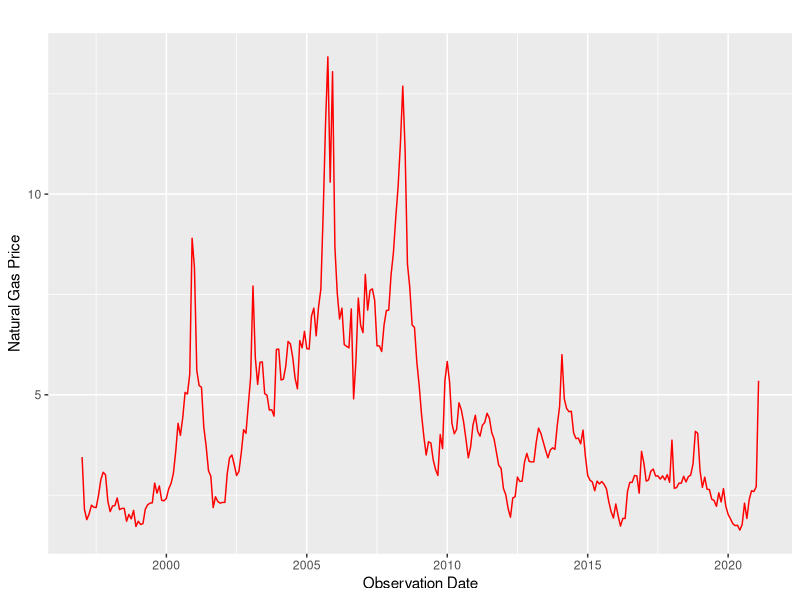
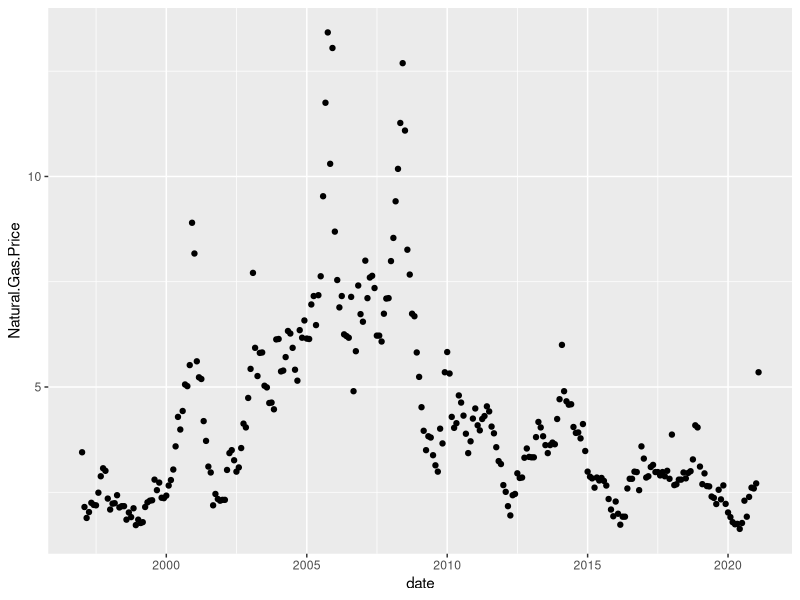
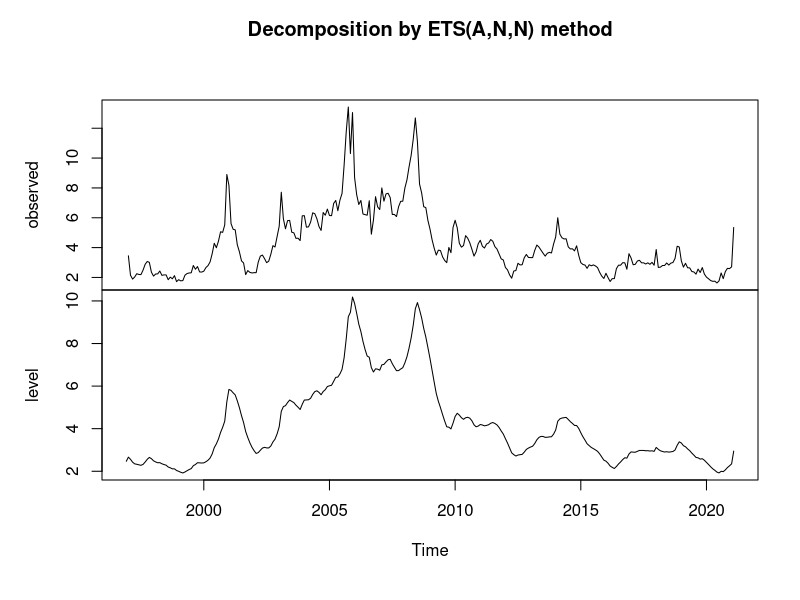
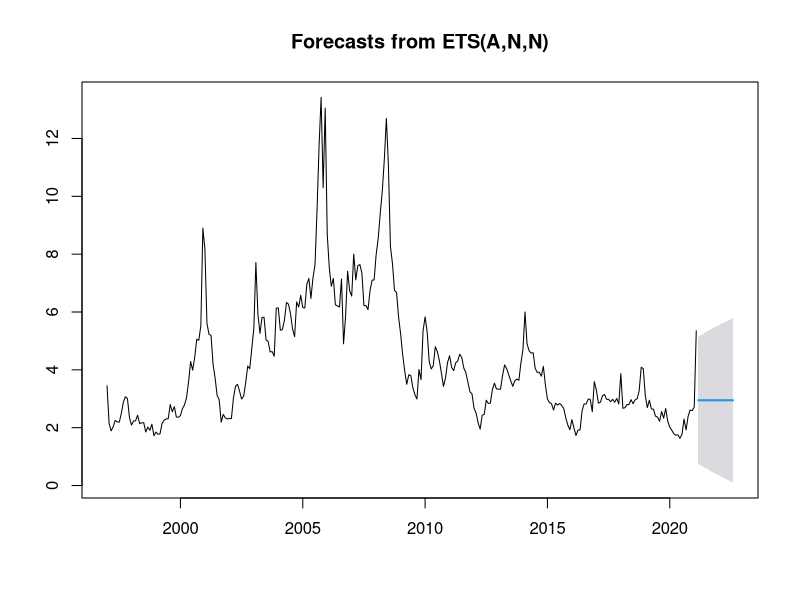
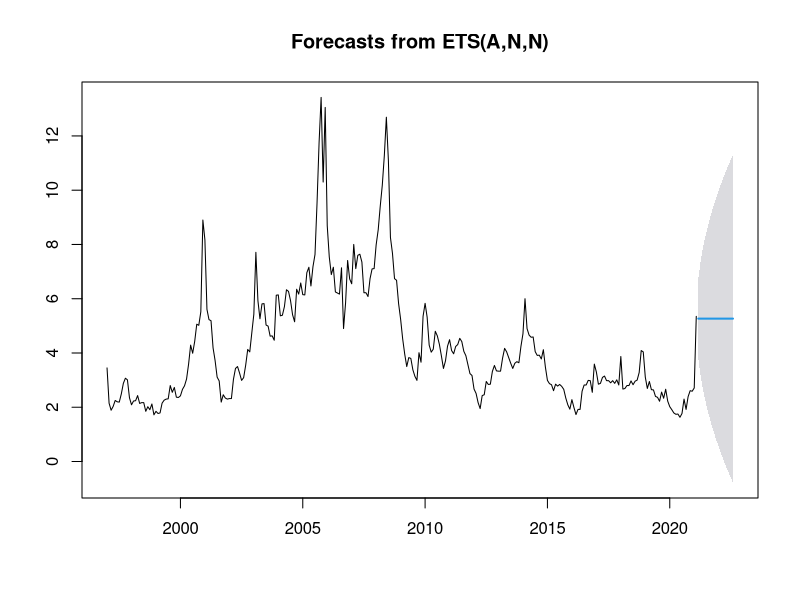
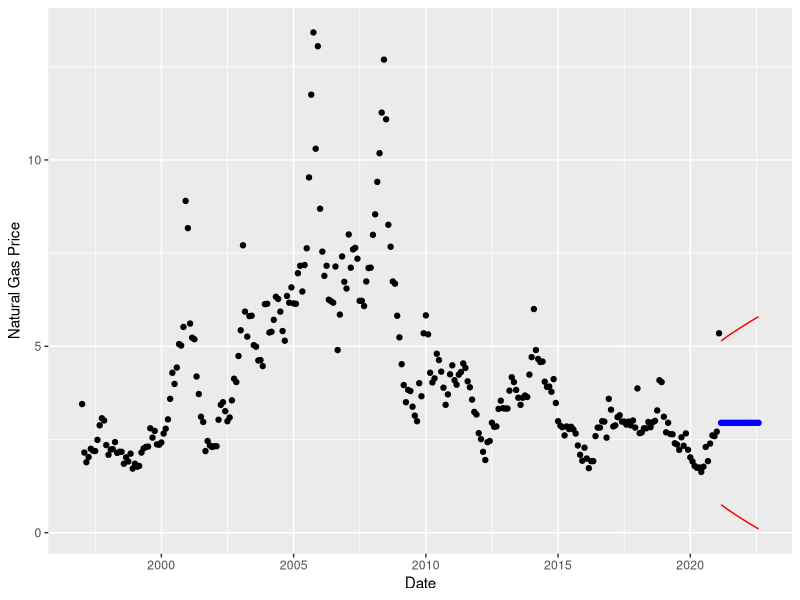

The R script that drew these images, in order:
## ---- chunk 1
knitr::opts_chunk$set(echo = TRUE)
## ---- chunk 2

rm(list=ls()) # clear the work area 

if (!require('readxl')) install.packages('readxl')
library('readxl')

if (!require('writexl')) install.packages('writexl')
library('writexl')

if (!require('ggplot2')) install.packages('ggplot2')
library('ggplot2')

if (!require('ggfortify')) install.packages('ggfortify')
library('ggfortify')

if (!require('forecast')) install.packages('forecast')
library('forecast')

if (!require('lubridate')) install.packages('lubridate')
library('lubridate')

if (!require('zoo')) install.packages('zoo')
library('zoo')
## ---- chunk 3

data_from_excel <- read_excel("NG.xlsx") 

## ---- chunk 4

str( data_from_excel )

## ---- chunk 5

NG <- ts(data_from_excel, start=c(1997,1), frequency = 12, names =c("Natural Gas Price") )

str(NG)

summary(NG)

autoplot(NG, color = 'red') +
  labs(x = "Observation Date", y = "Natural Gas Price")
## ---- chunk 6

df_data <- data.frame(date=as.Date(as.yearmon(time(NG))), Y=as.matrix(NG))
ggplot(data=df_data, mapping=aes(x=date, y=Natural.Gas.Price))+geom_point()

## ---- chunk 7

SES <- ets(NG, model = "ANN", alpha = .2) 

SES

## ---- chunk 8

str(SES)

## ---- chunk 9

plot(SES)

## ---- chunk 10
SES.pred <- forecast(SES, h = 18, level = c(95))


SES.pred
## ---- chunk 11

str(SES.pred)

## ---- chunk 12

plot(SES.pred)

## ---- chunk 13

SES_auto <- ets(NG, model="ANN")  
SES_auto
SES_auto.pred <- forecast(SES_auto, h = 18, level = c(95))
plot(SES_auto.pred)

## ---- chunk 14

col_names <- as.yearmon(time(SES.pred$mean), "%m-%Y") 
my_df <-  data.frame( as.Date(col_names), SES.pred$mean, SES.pred$lower, SES.pred$upper)
colnames(my_df) <- c("Date", "Forecast", "95% Lower", "95% Upper")
write_xlsx(my_df, "NG_prediction.xlsx")

## ---- chunk 15

ggplot(data = my_df, aes(x = Date, y = as.double(Forecast) )) +
  geom_point( color="blue" ) + 
  geom_line(aes(x = Date, y = `95% Lower`), color="red" ) +  
  geom_line(aes(x = Date, y = `95% Upper`), color="red" ) +
  geom_point(data=df_data, mapping=aes(x=date, y=Natural.Gas.Price))+
  labs(x = "Date", y = "Natural Gas Price")
